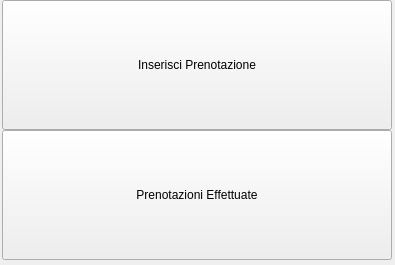
<?xml version="1.0" encoding="UTF-8"?>
<ui version="4.0">
 <class>Form</class>
 <widget class="QWidget" name="Form">
  <property name="geometry">
   <rect>
    <x>0</x>
    <y>0</y>
    <width>395</width>
    <height>265</height>
   </rect>
  </property>
  <property name="sizePolicy">
   <sizepolicy hsizetype="Fixed" vsizetype="Fixed">
    <horstretch>0</horstretch>
    <verstretch>0</verstretch>
   </sizepolicy>
  </property>
  <property name="windowTitle">
   <string>Form</string>
  </property>
  <widget class="QPushButton" name="pushButton_inserisci">
   <property name="geometry">
    <rect>
     <x>2</x>
     <y>0</y>
     <width>390</width>
     <height>130</height>
    </rect>
   </property>
   <property name="sizePolicy">
    <sizepolicy hsizetype="Fixed" vsizetype="Fixed">
     <horstretch>0</horstretch>
     <verstretch>0</verstretch>
    </sizepolicy>
   </property>
   <property name="text">
    <string>Inserisci Prenotazione</string>
   </property>
  </widget>
  <widget class="QPushButton" name="pushButton_effettuate">
   <property name="geometry">
    <rect>
     <x>2</x>
     <y>130</y>
     <width>390</width>
     <height>130</height>
    </rect>
   </property>
   <property name="text">
    <string>Prenotazioni Effettuate</string>
   </property>
   <property name="flat">
    <bool>false</bool>
   </property>
  </widget>
 </widget>
 <resources/>
 <connections/>
</ui>
